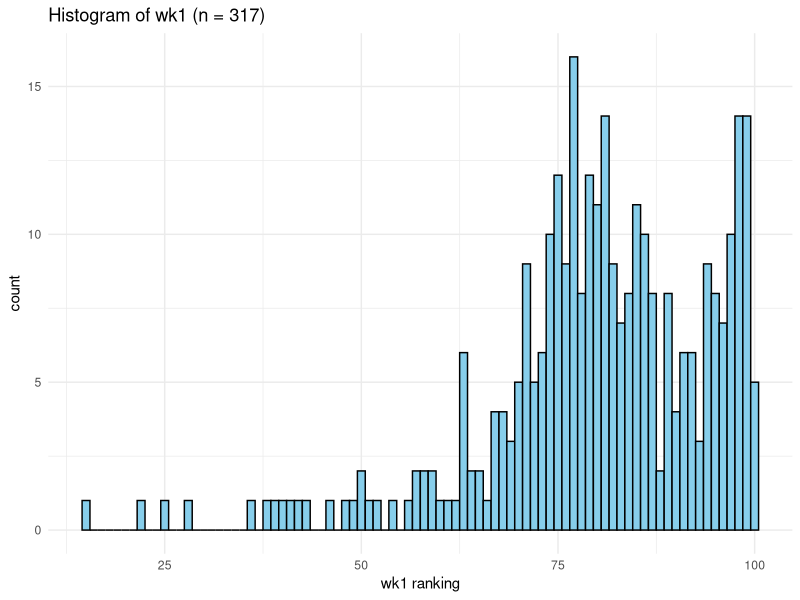
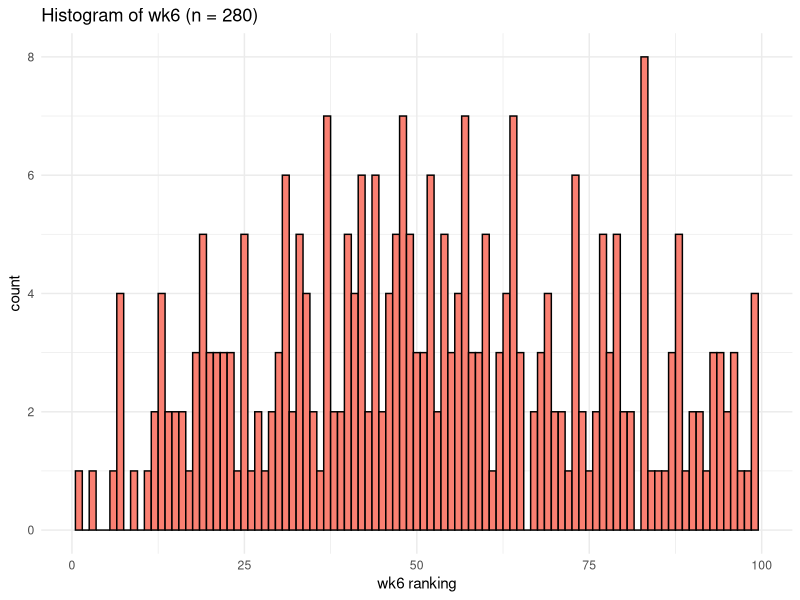
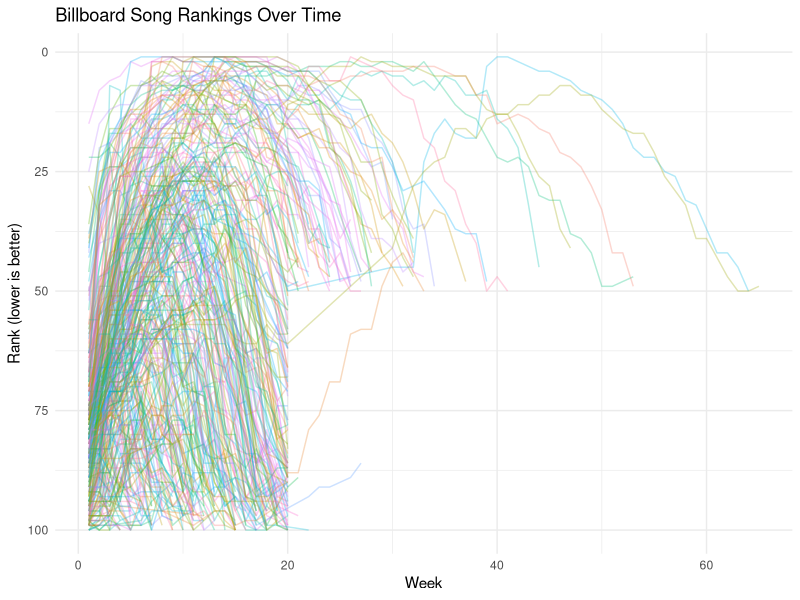
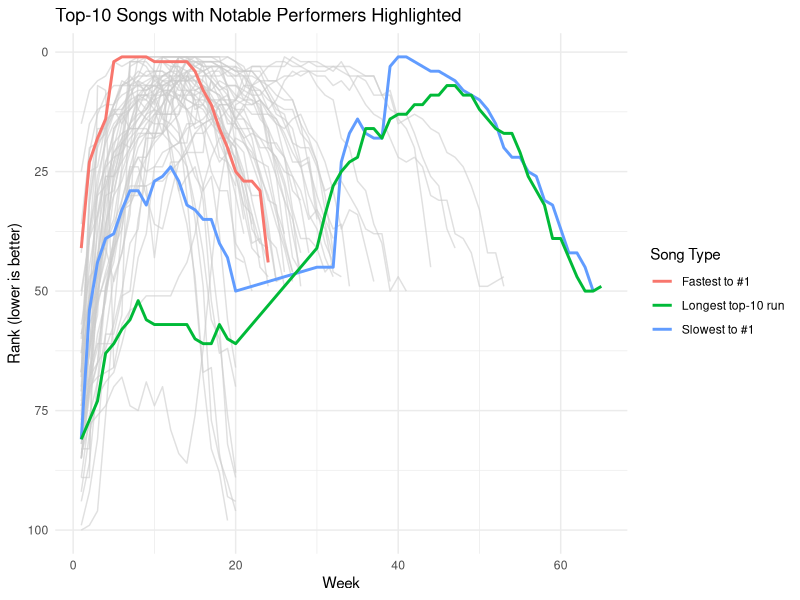

The R source for these figures, in order:
#
#
#
#
#
#
#
#
#
#
#| message: false
library(tidyverse)
#
#
#
billboard %>%
  select(artist, track, date.entered, matches("^wk[1-4]$")) %>%
  print(n = 20)
#
#
#
# Summary of date.entered to show time period covered
summary(as.Date(billboard$date.entered))
#
#
#
# Histogram of wk1 with sample size in title
wk1_n <- sum(!is.na(billboard$wk1))
ggplot(billboard, aes(x = wk1)) +
  geom_histogram(binwidth = 1, color = "black", fill = "skyblue", na.rm = TRUE) +
  labs(
    title = paste0("Histogram of wk1 (n = ", wk1_n, ")"),
    x = "wk1 ranking",
    y = "count"
  ) +
  theme_minimal()
#
#
#
  # Histogram of wk6 with sample size in title
  wk6_n <- sum(!is.na(billboard$wk6))
  ggplot(billboard, aes(x = wk6)) +
    geom_histogram(binwidth = 1, color = "black", fill = "salmon", na.rm = TRUE) +
    labs(
      title = paste0("Histogram of wk6 (n = ", wk6_n, ")"),
      x = "wk6 ranking",
      y = "count"
    ) +
    theme_minimal()
#
#
#
  # Table of missing and present counts for selected wk columns
  wk_cols <- c("wk1","wk4","wk10","wk20","wk40","wk76")
  counts <- tibble(column = wk_cols) %>%
    mutate(
      present = map_int(column, ~ sum(!is.na(billboard[[.x]]))),
      missing = map_int(column, ~ sum(is.na(billboard[[.x]]))),
      total = nrow(billboard)
    )
  counts %>% print()
#
#
#
# Detect songs that leave the chart and re-enter
billboard <- billboard %>%
  mutate(
    re_entered = apply(select(., starts_with("wk")), 1, function(row) {
      # Find indices of non-NA and NA values
      non_na_idx <- which(!is.na(row))
      
      # If fewer than 2 non-NA values, can't re-enter
      if (length(non_na_idx) < 2) return(FALSE)
      
      # Check if there's a gap: non-NA, then NA, then non-NA
      for (i in 1:(length(non_na_idx) - 1)) {
        gap_after <- non_na_idx[i] + 1
        gap_before <- non_na_idx[i + 1] - 1
        if (gap_after <= gap_before) {
          # There's a gap between two non-NA values
          return(TRUE)
        }
      }
      FALSE
    })
  )

# Table of re-entry counts
billboard %>%
  summarize(
    `Re-entered` = sum(re_entered),
    `Did not re-enter` = sum(!re_entered)
  ) %>%
  print()
#
#
#
# Compare wk1 and wk6 ranks
comparison <- billboard %>%
  mutate(
    rank_change = wk6 - wk1,
    status = case_when(
      is.na(wk6) & !is.na(wk1) ~ "Missing by wk6",
      is.na(wk1) | is.na(wk6) ~ "Missing data",
      wk6 < wk1 ~ "Improved",
      wk6 == wk1 ~ "Stayed same",
      wk6 > wk1 ~ "Got worse"
    )
  )

# Count by status
status_counts <- comparison %>%
  group_by(status) %>%
  summarize(count = n(), .groups = "drop")

status_counts %>% print()

# Median rank change for songs with both weeks
cat("\nMedian rank change (songs with both wk1 and wk6):\n")
comparison %>%
  filter(!is.na(rank_change)) %>%
  summarize(median_change = median(rank_change)) %>%
  print()
#
#
#
# Reshape billboard data to long format: week and rank columns
billboard_long <- billboard %>%
  select(artist, track, starts_with("wk")) %>%
  pivot_longer(
    cols = starts_with("wk"),
    names_to = "week",
    values_to = "rank",
    names_prefix = "wk",
    names_transform = list(week = as.numeric)
  ) %>%
  filter(!is.na(rank))

# Plot ranking over time for each song
ggplot(billboard_long, aes(x = week, y = rank, group = interaction(artist, track), color = artist)) +
  geom_line(alpha = 0.3, size = 0.5) +
  scale_y_reverse() +
  labs(
    title = "Billboard Song Rankings Over Time",
    x = "Week",
    y = "Rank (lower is better)"
  ) +
  theme_minimal() +
  theme(legend.position = "none")
#
#
#
# Create song-level summary
song_summary <- billboard_long %>%
  group_by(artist, track) %>%
  summarize(
    first_rank = first(rank),
    best_rank = min(rank),
    week_at_best = first(week[rank == min(rank)]),
    total_weeks = n(),
    .groups = "drop"
  )

song_summary %>% print(n = 20)

# Identify three notable songs
cat("\n=== NOTABLE SONGS ===\n")

# 1. Fastest to reach #1 (minimum week number for songs that hit rank 1)
fastest_to_one <- song_summary %>%
  filter(best_rank == 1) %>%
  arrange(week_at_best) %>%
  slice(1)
cat("\nFastest to reach #1:\n")
print(fastest_to_one)

# 2. Slowest to reach #1 (maximum week number for songs that hit rank 1)
slowest_to_one <- song_summary %>%
  filter(best_rank == 1) %>%
  arrange(desc(week_at_best)) %>%
  slice(1)
cat("\nSlowest to reach #1:\n")
print(slowest_to_one)

# 3. Top-10 song with longest chart run
longest_top10 <- song_summary %>%
  filter(best_rank <= 10) %>%
  arrange(desc(total_weeks)) %>%
  slice(1)
cat("\nTop-10 song with longest chart run:\n")
print(longest_top10)
#
#
#
# Plot top-10 songs with three notable songs highlighted
# Get the three notable songs
fastest_song <- fastest_to_one %>% select(artist, track)
slowest_song <- slowest_to_one %>% select(artist, track)
longest_song <- longest_top10 %>% select(artist, track)

# Filter to top-10 songs and mark the notable ones
top10_long <- billboard_long %>%
  inner_join(
    song_summary %>% filter(best_rank <= 10) %>% select(artist, track),
    by = c("artist", "track")
  ) %>%
  mutate(
    song_type = case_when(
      artist == fastest_to_one$artist & track == fastest_to_one$track ~ "Fastest to #1",
      artist == slowest_to_one$artist & track == slowest_to_one$track ~ "Slowest to #1",
      artist == longest_top10$artist & track == longest_top10$track ~ "Longest top-10 run",
      TRUE ~ "Other top-10"
    )
  )

# Create plot with conditional coloring
ggplot(top10_long, aes(x = week, y = rank, group = interaction(artist, track), color = song_type)) +
  geom_line(
    data = filter(top10_long, song_type == "Other top-10"),
    aes(color = NULL),
    color = "gray80",
    size = 0.5,
    alpha = 0.6
  ) +
  geom_line(
    data = filter(top10_long, song_type != "Other top-10"),
    size = 1
  ) +
  scale_y_reverse() +
  labs(
    title = "Top-10 Songs with Notable Performers Highlighted",
    x = "Week",
    y = "Rank (lower is better)",
    color = "Song Type"
  ) +
  theme_minimal() +
  theme(legend.position = "right")
#
#
#
#
